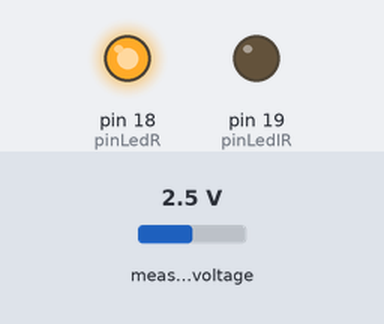
The sketch below on a simulated Arduino Uno, built with avr-gcc and run on an emulated ATmega328P. Parts: output pins drawn as LEDs (lit = HIGH). The test bench sets the inputs (shaded band); at power-on: measured voltage 2.5 V. What the sketch prints to the serial monitor is not drawn.

Above: at 0.1 s.
Timing chart, 0 to 1.6 s (numbered marks = the images above):
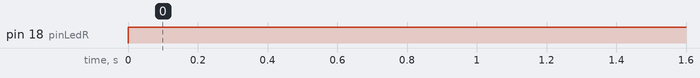

Measured:
- by itself, pin 18 (pinLedR): LOW → HIGH at 0.00 s

The sketch:

prueba_lectura_con_bibliotecas.ino
```cpp
#include <Oximetro.h>

// Pines para los LEDs
const int pinLedR = 18;
const int pinLedIR = 19;

// Crear una instancia de la clase Oximetro
Oximetro oximetro(pinLedR, pinLedIR);

void setup() {
  Serial.begin(115200); // Inicializar comunicación serie
  oximetro.begin();     // Inicializar el oximetro
}

void loop() {
  oximetro.medir(); // Realizar mediciones

  int spo2 = oximetro.calcularSPO2();
  int bpm = oximetro.calcularBPM();

  Serial.print("SpO2: ");
  Serial.print(spo2);
  Serial.print("%  BPM: ");
  Serial.println(bpm);

  delay(1000); // Esperar un segundo antes de la siguiente medición
}
```

oximetro.cpp
```cpp
#include "Oximetro.h"

Oximetro::Oximetro(int pinLedR, int pinLedIR, float umbralR, float umbralIR)
    : led_R(pinLedR), led_IR(pinLedIR), umbral_R(umbralR), umbral_IR(umbralIR),
      indice_R(0), indice_IR(0), indice_BPM(0), previousMillis(0),
      ultimo_R(0), ultimo_IR(0), vmax_R(0), vmax_IR(0),
      creciente_R(true), creciente_IR(true) {
    memset(picos_R, 0, sizeof(picos_R));
    memset(picos_IR, 0, sizeof(picos_IR));
    memset(BPM, 0, sizeof(BPM));
}

void Oximetro::begin() {
    pinMode(led_R, OUTPUT);
    pinMode(led_IR, OUTPUT);
    digitalWrite(led_R, LOW);
    digitalWrite(led_IR, LOW);

    if (!ads.begin()) {
        Serial.println("No se encontro el ADS1115!");
        while (1);
    }
    ads.setGain(GAIN_TWOTHIRDS);
}

void Oximetro::medir() {
    if (indice_R < n_Periodos) {
        encenderRojo();
        delay(5000);
        medirLedRojo();
    } else if (indice_IR < n_Periodos) {
        encenderInfrarrojo();
        delay(5000);
        medirLedInfrarrojo();
    }
}

void Oximetro::encenderRojo() {
    digitalWrite(led_R, HIGH);
    digitalWrite(led_IR, LOW);
}

void Oximetro::medirLedRojo() {
    int16_t lect_R = ads.readADC_SingleEnded(0);
    float volt_R = lect_R * ads_Res;
    detectarPico(volt_R, picos_R, &indice_R, &vmax_R, &creciente_R, &ultimo_R, umbral_R);
}

void Oximetro::encenderInfrarrojo() {
    digitalWrite(led_IR, HIGH);
    digitalWrite(led_R, LOW);
}

void Oximetro::medirLedInfrarrojo() {
    int16_t lect_IR = ads.readADC_SingleEnded(0);
    float volt_IR = lect_IR * ads_Res;
    detectarPico(volt_IR, picos_IR, &indice_IR, &vmax_IR, &creciente_IR, &ultimo_IR, umbral_IR);
}

void Oximetro::detectarPico(float valorActual, float *picos, int *indicePico, float *maxAmplitud, bool *tendenciaCreciente, float *ultimoValor, float umbral) {
    if (valorActual > *ultimoValor) {
        *tendenciaCreciente = true;
        if (valorActual > *maxAmplitud) {
            *maxAmplitud = valorActual;
        }
    }
    if (*tendenciaCreciente && (valorActual < *ultimoValor) && (valorActual > umbral)) {
        picos[*indicePico] = *maxAmplitud;
        if (*indicePico == 0) {
            previousMillis = millis();
        } else {
            registrarPulso();
        }
        *indicePico += 1;
        *maxAmplitud = 0;
        *tendenciaCreciente = false;
    }
    *ultimoValor = valorActual;
}

void Oximetro::registrarPulso() {
    float currentMillis = millis();
    float deltaTime = (currentMillis - previousMillis) / 1000;
    previousMillis = currentMillis;
    BPM[indice_BPM] = (int)(60.0 / deltaTime);
    indice_BPM++;
}

int Oximetro::calcularSPO2() {
    float suma_R = 0;
    float suma_IR = 0;
    for (int i = 0; i < n_Periodos; i++) {
        suma_R += picos_R[i];
        suma_IR += picos_IR[i];
    }
    float prom_R = suma_R / n_Periodos - 1.64;
    float prom_IR = suma_IR / n_Periodos - 1.64;

    if (prom_IR != 0) {
        return (-25 * (prom_R / prom_IR) + 110) * 0.93;
    }
    return 0;
}

int Oximetro::calcularBPM() {
    float suma = 0;
    for (int i = 0; i < 8; i++) {
        suma += BPM[i];
    }
    return suma / 8;
}
```

oximetro.h
```cpp
#ifndef OXIMETRO_H
#define OXIMETRO_H

#include <Arduino.h>
#include <Wire.h>
#include <Adafruit_ADS1X15.h>

class Oximetro {
public:
    Oximetro(int pinLedR, int pinLedIR, float umbralR = 1.8, float umbralIR = 2.0);

    void begin();
    void medir();
    int calcularSPO2();
    int calcularBPM();

private:
    // Pines
    int led_R;
    int led_IR;

    // Umbrales
    float umbral_R;
    float umbral_IR;

    // ADS1115
    Adafruit_ADS1115 ads;
    const float ads_Res = 0.0001875;

    // Variables de medición
    static const int n_Periodos = 10;
    float picos_R[n_Periodos];
    float picos_IR[n_Periodos];
    int BPM[18];
    int indice_R;
    int indice_IR;
    int indice_BPM;
    float previousMillis;
    float ultimo_R;
    float ultimo_IR;
    float vmax_R;
    float vmax_IR;
    bool creciente_R;
    bool creciente_IR;

    // Métodos internos
    void encenderRojo();
    void encenderInfrarrojo();
    void medirLedRojo();
    void medirLedInfrarrojo();
    void detectarPico(float valorActual, float *picos, int *indicePico, float *maxAmplitud, bool *tendenciaCreciente, float *ultimoValor, float umbral);
    void registrarPulso();
};

#endif
```
